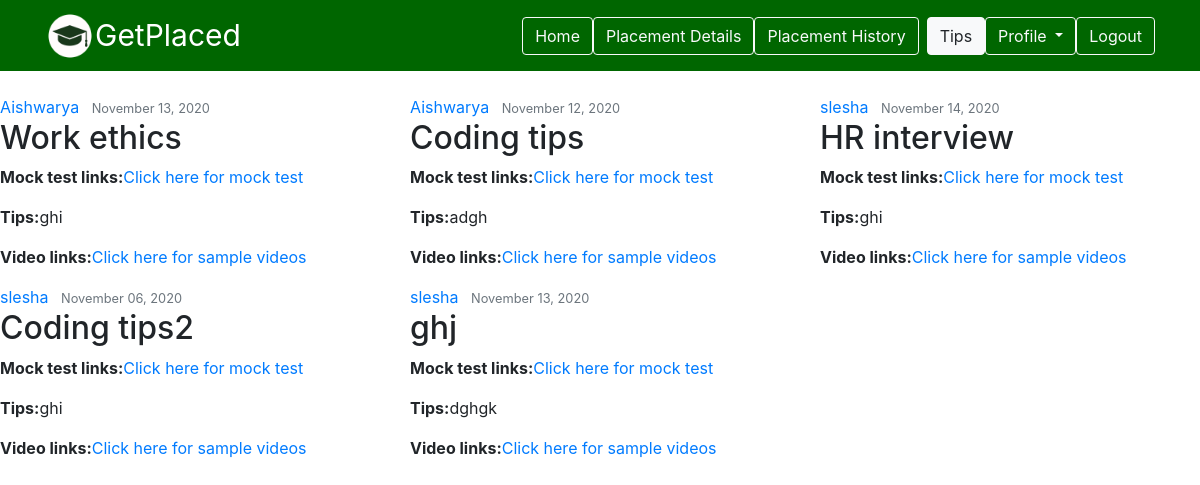
The app's page /sviewsugg/, older data.
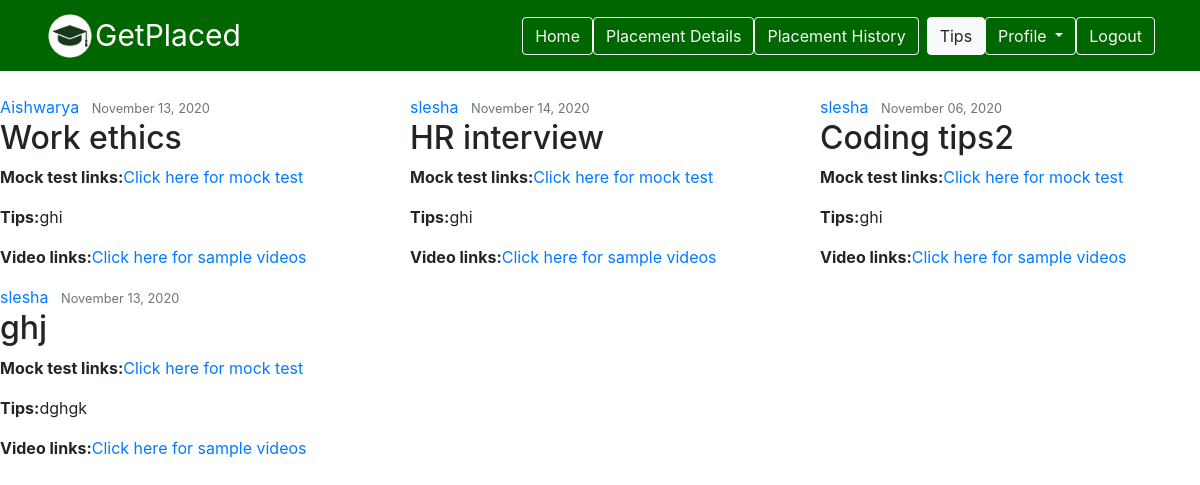
The same page, newer data.
### getplaced/models.py (models this page shows)
class Suggestions(models.Model):
    title=models.CharField(max_length=25)
    mock_tests=models.URLField(max_length=200)
    tips=models.TextField()
    video_links=models.URLField(max_length=200)
    added_on=models.DateField()
    added_by=models.CharField(max_length=25)

### getplaced/views.py (the view)
# urls.py: path('sviewsugg/',views.sviewsugg,name='sviewsugg'),
def sviewsugg(request):
    context={
        'sugg':Suggestions.objects.all()
    }
    return render(request,'studview_sugg.html',context)

### getplaced/templates/studview_sugg.html (shortened to what this page needs)
{% load static %}
<!Doctype html>
<html lang="en">
<head>
    <link rel="stylesheet" href="https://stackpath.bootstrapcdn.com/bootstrap/4.1.3/css/bootstrap.min.css">
   <link rel="stylesheet" type="text/css" href="{% static 'css/basestyle.css' %}">
    <link rel="stylesheet" href="https://stackpath.bootstrapcdn.com/font-awesome/4.7.0/css/font-awesome.min.css">
</head>
<body>
    <nav class="navbar navbar-expand-lg navbar-dark mb-4" id="mynav">
        <div class="container">
            <img src="{% static 'images/cap.png' %}" width="50px" height="50px" ><a class="navbar-brand" href="#">GetPlaced</a>
            <div class="collapse navbar-collapse" id="navbarSupportedContent">
                <form class="form-inline my-2 my-lg-0">
                    <a href="{%url 'shome' %}" class="btn btn-outline-light">Home</a>
                   <a href="{%url 'sviewplacedetails' %}" class="btn btn-outline-light">Placement Details</a>
                    <a href="{%url 'sviewplacehis' %}" class="btn btn-outline-light">Placement History</a>
                    <a href="{% url 'sviewsugg' %}" class="btn btn-light ml-2">Tips</a>
                     <div class="btn-group">
                    <button type="button" class="btn btn-outline-light dropdown-toggle" data-toggle="dropdown" aria-haspopup="false" aria-expanded="true">
                        Profile
                    </button>
                        </div>
                    <a href="{%url 'slogout' %}" class="btn btn-outline-light">Logout</a></form>
                </div>
            </div>
        </nav>
    <article class="media content-section">
        <div class="row">
        {% for i in sugg %}
        <div class="col-lg-4">
        <div class="media-body">
            <div class="article-metadata">
            <a class="mr-2" href="#">{{ i.added_by }}</a>
            <small class="text-muted">{{ i.added_on|date:"F d, Y" }}</small>
            </div>
            <h2 class="article-title">{{ i.title }}</h2>
            <p class="article-content"><b>Mock test links:</b><a href="{{ i.mock_tests }}">Click here for mock test</a></p>
            <p class="article-content"><b>Tips:</b>{{ i.tips }} </p>
            <p class="article-content"><b>Video links:</b><a href="{{ i.video_links }}">Click here for sample videos</a></p>
        </div>
        </div>
        {%endfor%}
        </div>
        </article>
    </body>
</html>
    </body>
</html>

Row changes from the older to the newer data that the page shows:
removed Suggestions: added_by "Aishwarya", added_on "November 12, 2020", title "Coding tips", tips "adgh"
